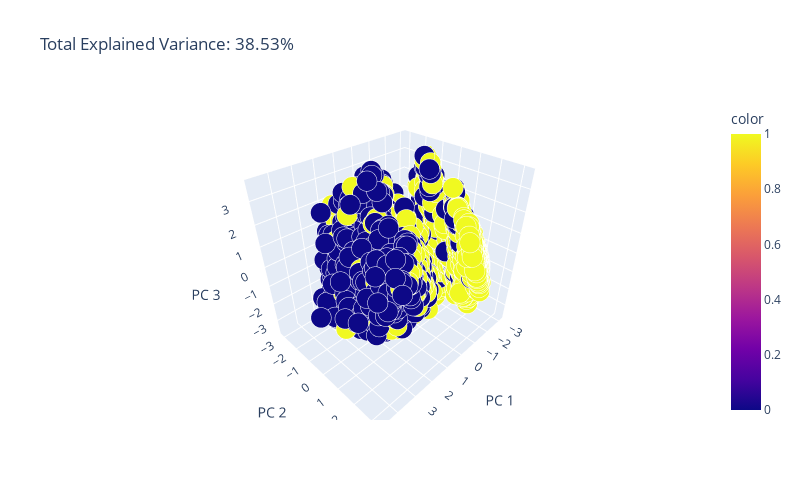

The notebook cell saved with this chart:
### Markdown cell above
**PCA**

### Code cell
pca = PCA(n_components=3)
components = pca.fit_transform(X)

total_var = pca.explained_variance_ratio_.sum() * 100

fig = px.scatter_3d(
    components, x=0, y=1, z=2, color=y, size=0.1*np.ones(len(X)), opacity = 1,
    title=f'Total Explained Variance: {total_var:.2f}%',
    labels={'0': 'PC 1', '1': 'PC 2', '2': 'PC 3'},
    width=800, height=500
)
fig.show()

### Figure 1 — Plotly figure (JSON) as saved in the notebook; plotly's stock layout.template omitted (floating-point values rounded to 4 significant figures; data arrays with more than 128 entries replaced by an {"elided": "..."} marker saying what was removed)
{"data": [{"hovertemplate": "PC 1=%{x}<br>PC 2=%{y}<br>PC 3=%{z}<br>size=%{marker.size}<br>color=%{marker.color}<extra></extra>", "legendgroup": "", "marker": {"color": {"elided": "8693 int values"}, "coloraxis": "coloraxis", "opacity": 1, "size": {"elided": "8693 float values"}, "sizemode": "area", "sizeref": 0.00025, "symbol": "circle"}, "mode": "markers", "name": "", "scene": "scene", "showlegend": false, "type": "scatter3d", "x": {"elided": "8693 float values"}, "y": {"elided": "8693 float values"}, "z": {"elided": "8693 float values"}}], "layout": {"coloraxis": {"colorbar": {"title": {"text": "color"}}, "colorscale": [[0, "#0d0887"], [0.1111, "#46039f"], [0.2222, "#7201a8"], [0.3333, "#9c179e"], [0.4444, "#bd3786"], [0.5556, "#d8576b"], [0.6667, "#ed7953"], [0.7778, "#fb9f3a"], [0.8889, "#fdca26"], [1, "#f0f921"]]}, "height": 500, "legend": {"itemsizing": "constant", "tracegroupgap": 0}, "scene": {"domain": {"x": [0, 1], "y": [0, 1]}, "xaxis": {"title": {"text": "PC 1"}}, "yaxis": {"title": {"text": "PC 2"}}, "zaxis": {"title": {"text": "PC 3"}}}, "title": {"text": "Total Explained Variance: 38.53%"}, "width": 800}}
